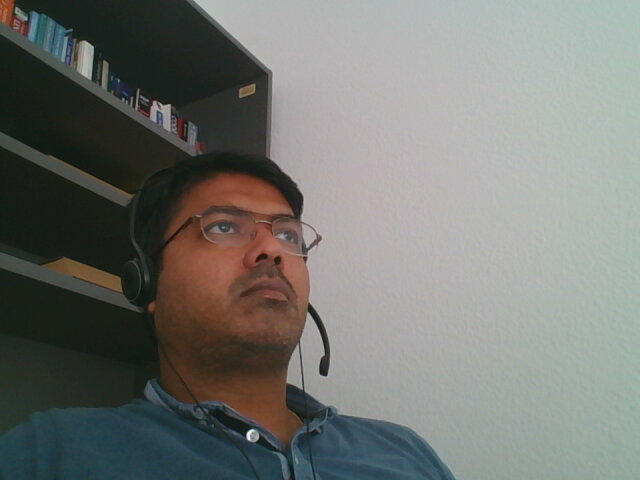
#> input picture tutorials/opencv/images/fg_extract.jpg, 640 x 480 px
$ python foreground_extraction.py
#> lines starting #> are read from the running program, lines starting #| are printed output that depends on the picture
import cv2
import numpy as np
import matplotlib.pyplot as plt

img = cv2.imread('images/fg_extract.jpg')
#> img is the input picture: shape (480, 640, 3); mean B, G, R 114.4, 118.7, 116.7
mask = np.zeros(img.shape[:2], np.uint8)

bgdModel = np.zeros((1,65), np.float64)
fgdModel = np.zeros((1,65), np.float64)

rect = (40, 180, 400, 300)

cv2.grabCut(img, mask, rect, bgdModel, fgdModel, 5, cv2.GC_INIT_WITH_RECT)
mask2 = np.where((mask==2) | (mask==0), 0, 1).astype('uint8')
img = img*mask2[:,:,np.newaxis]
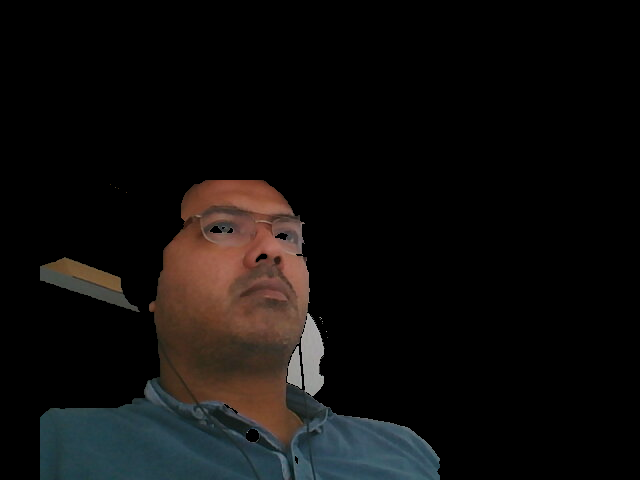
#> img: shape (480, 640, 3); mean B, G, R 13.1, 14.1, 15.7
plt.imshow(img)
plt.colorbar()
plt.show()
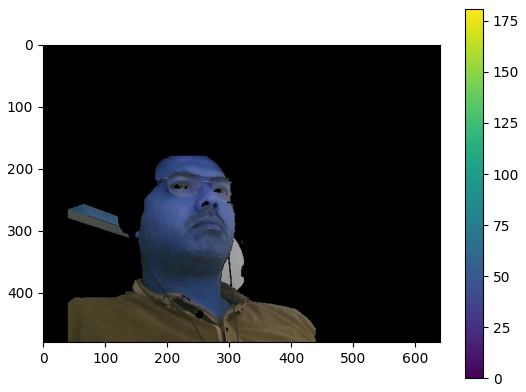
#> figure drawn by matplotlib, 2 panels; B, G, R data is drawn as R, G, B
